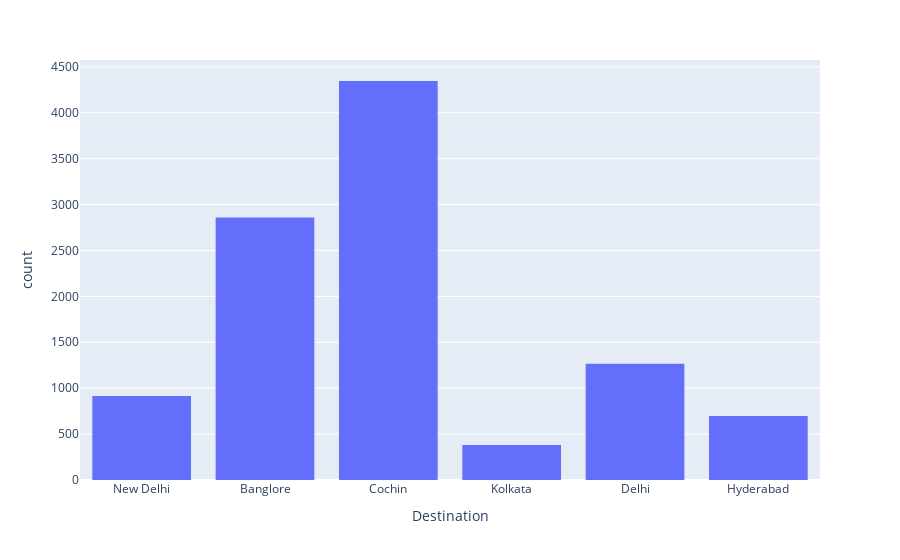

Notebook cell for this chart:
### Code cell
px.histogram(data_frame=df,x="Destination")

### Figure 1 — Plotly figure (JSON) as saved in the notebook; plotly's stock layout.template omitted (floating-point values rounded to 4 significant figures; data arrays with more than 128 entries replaced by an {"elided": "..."} marker saying what was removed)
{"data": [{"alignmentgroup": "True", "bingroup": "x", "hovertemplate": "Destination=%{x}<br>count=%{y}<extra></extra>", "legendgroup": "", "marker": {"color": "#636efa", "pattern": {"shape": ""}}, "name": "", "offsetgroup": "", "orientation": "v", "showlegend": false, "type": "histogram", "x": {"elided": "10463 str values"}, "xaxis": "x", "yaxis": "y"}], "layout": {"barmode": "relative", "legend": {"tracegroupgap": 0}, "margin": {"t": 60}, "xaxis": {"anchor": "y", "domain": [0, 1], "title": {"text": "Destination"}}, "yaxis": {"anchor": "x", "domain": [0, 1], "title": {"text": "count"}}}}
